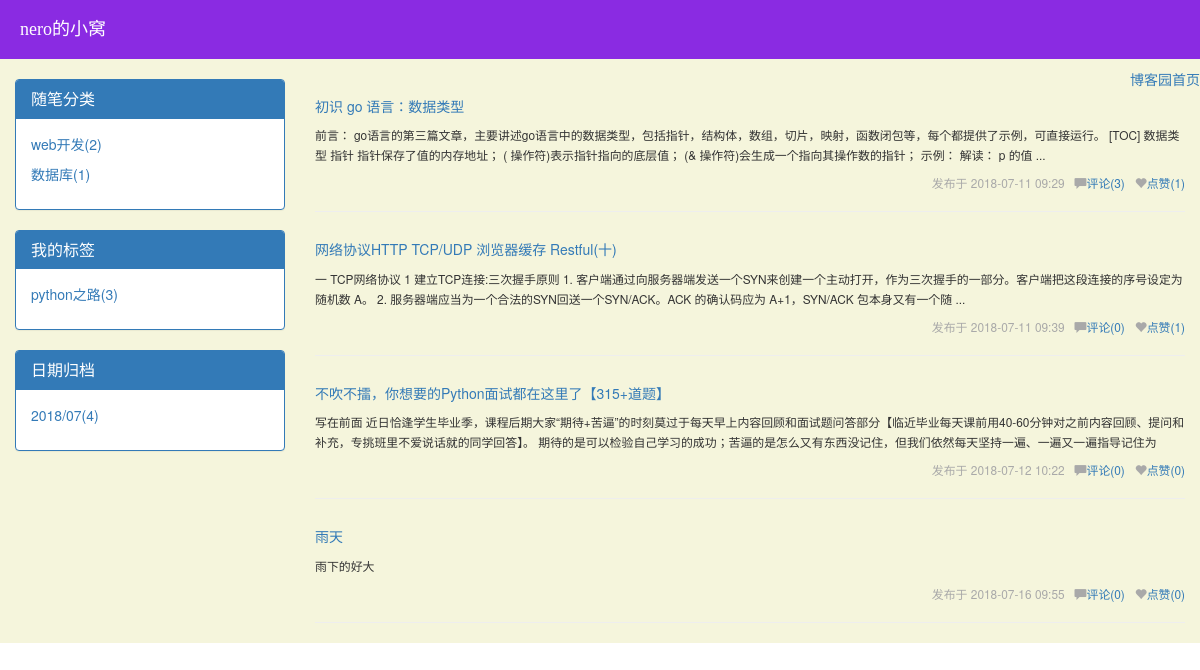
/nero/, run on the app's committed database.
### CNBLOG/models.py (models this page shows, shortened)
class Blog(models.Model):
    nid = models.AutoField(primary_key=True)
    title = models.CharField(verbose_name='个人博客标题', max_length=64)
    site_name = models.CharField(verbose_name='站点名称', max_length=64)
    theme = models.CharField(verbose_name='博客主题', max_length=32)

class Category(models.Model):
    nid = models.AutoField(primary_key=True)
    title = models.CharField(verbose_name='分类标题', max_length=32)
    blog = models.ForeignKey(verbose_name='所属博客', to='Blog', to_field='nid', on_delete=models.CASCADE)

class Tag(models.Model):
    nid = models.AutoField(primary_key=True)
    title = models.CharField(verbose_name='标签名称', max_length=32)
    blog = models.ForeignKey(verbose_name='所属博客', to='Blog', to_field='nid', on_delete=models.CASCADE)

class Article(models.Model):
    nid = models.AutoField(primary_key=True)
    title = models.CharField(max_length=50, verbose_name='文章标题')
    desc = models.CharField(max_length=255, verbose_name='文章描述')
    create_time = models.DateTimeField(verbose_name='创建时间', auto_now_add=True)
    content = models.TextField()
    comment_count = models.IntegerField(default=0)
    up_count = models.IntegerField(default=0)
    down_count = models.IntegerField(default=0)
    user = models.ForeignKey(verbose_name='作者', to='UserInfo', to_field='nid', on_delete=models.CASCADE)
    category = models.ForeignKey(to='Category', to_field='nid', null=True, on_delete=models.CASCADE)
    tags = models.ManyToManyField(
        to="Tag",
        through='Article2Tag',
    )

### CNBLOG/views.py (the view, shortened to what this page needs)
# urls.py: re_path('(?P<username>\w+)/(?P<condition>category|tag|archive)/(?P<params>.*)',views.homesite),
def homesite(request,username,**kwargs):
    print("kwargs",kwargs)
    user=UserInfo.objects.filter(username=username).first()
    if not user:
        return render(request,"not_found.html")
    blog=user.blog
    if not kwargs:
        article_list=Article.objects.filter(user__username=username)
    if not article_list:
        return render(request,"not_found.html")
    return render(request,"homesite.html",locals())

### CNBLOG/templatetags/my_tags.py (called while the page is built)
@register.inclusion_tag("left_region.html")
def get_query_data(username):
    user = UserInfo.objects.filter(username=username).first()
    blog = user.blog
    cate_list = Category.objects.filter(blog=blog).annotate(c=Count("article__title")).values_list("title", "c")
    print(cate_list)
    tag_list = Tag.objects.filter(blog=blog).annotate(c=Count("article__title")).values_list("title", "c")
    date_list = Article.objects.filter(user=user).extra(select={"y_m_date": "strftime('%%Y/%%m',create_time)"}).values(
        "y_m_date").annotate(c=Count("title")).values_list("y_m_date", "c")
    print(date_list)
    return {"blog":blog,"username":username,"cate_list":cate_list,"tag_list":tag_list,"date_list":date_list}

### templates/homesite.html
{% extends "base.html" %}
{% block content %}
    <div class="article_list">
        {% for article in article_list %}
            <div class="article_item clearfix">
                <h5><a href="/{{ username }}/articles/{{ article.pk }}">{{ article.title }}</a></h5>
                <div>
                      <span class="small desc ">
                          {{ article.desc }}
                      </span>
                </div>
                <div class="info small pull-right">
                    发布于 <span>{{ article.create_time|date:'Y-m-d H:i' }}</span>&nbsp;&nbsp;
                    <span class="glyphicon glyphicon-comment"></span><a href="">评论({{ article.comment_count }})</a>&nbsp;&nbsp;
                    <span class="glyphicon glyphicon-heart"></span><a href="">点赞({{ article.up_count }})</a>
                </div>
            </div>
            <hr>
        {% endfor %}
    </div>
{% endblock %}

### templates/base.html (shortened to what this page needs)
<!DOCTYPE html>
<html lang="en">
<head>
    <link  type="text/css" rel="stylesheet" href="/static/css/theme/{{ blog.theme }}">
    <link rel="stylesheet" href="/static/bootstrap/css/bootstrap.css">
    <link rel="stylesheet" href="/static/css/article_detail.css">
</head>
<body>
<div class="header">
    <p class="title">{{ blog.title }}</p>
    <a href="/" class="pull-right">博客园首页</a>
</div>
<div class="container-fluid" style="background-color: beige">
    <div class="row">
        <div class="col-md-3">
            {% load my_tags %}
            {% get_query_data username %}
        </div>
        <div class="col-md-9">
            {% block content %}
            {% endblock %}
        </div>
    </div>
</div>
</body>
</html>

### templates/left_region.html
<div class="left_region">
    <div class="panel panel-primary">
        <div class="panel-heading">
            <h3 class="panel-title">随笔分类</h3>
        </div>
        <div class="panel-body">
            {% for cate in cate_list %}
                <p><a href="/{{ username }}/category/{{ cate.0 }}">{{ cate.0 }}({{ cate.1 }})</a></p>
            {% endfor %}
        </div>
    </div>
    <div class="panel panel-primary">
        <div class="panel-heading">
            <h3 class="panel-title">我的标签</h3>
        </div>
        <div class="panel-body">
            {% for tag in tag_list %}
                <p><a href="/{{ username }}/tag/{{ tag.0 }}">{{ tag.0 }}({{ tag.1 }})</a></p>
            {% endfor %}
        </div>
    </div>
    <div class="panel panel-primary">
        <div class="panel-heading">
            <h3 class="panel-title">日期归档</h3>
        </div>
        <div class="panel-body">
            {% for date in date_list %}
                <p><a href="/{{ username }}/archive/{{ date.0 }}">{{ date.0 }}({{ date.1 }})</a></p>
            {% endfor %}
        </div>
    </div>
</div>

### static/css/theme/nero.css (style rules this page uses)
* { margin: 0; padding: 0; }
.header { width: 100%; height: 59px; background-color:blueviolet; }
.header .title { line-height: 59px; color: white; font-weight: lighter; margin-left: 20px; font-size: 18px; }
.left_region { margin-top: 10px; }
.info { margin-top: 10px; color: darkgray; }

### templates/base.html (style rules this page uses)
.title { font-family: "Microsoft Sans Serif"; font-weight: bolder; font-style: unset; }

### data on the page
Blog: title "nero的小窝"
Category: title "web开发", blog "2"
Category: title "数据库", cate "1"
Tag: title "python之路", tag "3"
Article: title "初识 go 语言：数据类型", desc "前言： go语言的第三篇文章，主要讲述go语言中的数据类型，包括指针，结构体，数组，切片，映射，函数闭包等，每个都提供了示例，可直接运行。 [TOC] 数据类型 指针 指针保存了值的内存地址； ( 操作符)表示指针指向的底层值； (& 操作符)会生成一个指向其操作数的指针； 示例： 解读： p 的值 ...", create_time "2018-07-11 09:29", comment_count "3", up_count "1"
Article: title "网络协议HTTP TCP/UDP 浏览器缓存 Restful(十)", desc "一 TCP网络协议 1 建立TCP连接:三次握手原则 1. 客户端通过向服务器端发送一个SYN来创建一个主动打开，作为三次握手的一部分。客户端把这段连接的序号设定为随机数 A。 2. 服务器端应当为一个合法的SYN回送一个SYN/ACK。ACK 的确认码应为 A+1，SYN/ACK 包本身又有一个随 ...", create_time "2018-07-11 09:39", comment_count "0", up_count "1"
Article: title "不吹不擂，你想要的Python面试都在这里了【315+道题】", desc "写在前面 近日恰逢学生毕业季，课程后期大家“期待+苦逼”的时刻莫过于每天早上内容回顾和面试题问答部分【临近毕业每天课前用40-60分钟对之前内容回顾、提问和补充，专挑班里不爱说话就的同学回答】。 期待的是可以检验自己学习的成功；苦逼的是怎么又有东西没记住，但我们依然每天坚持一遍、一遍又一遍指导记住为", create_time "2018-07-12 10:22", comment_count "0", up_count "0"
Article: title "雨天", desc "雨下的好大", create_time "2018-07-16 09:55", comment_count "0", up_count "0"

### other printed values
{{ date.0 }} "2018/07"
{{ date.1 }} "4"
